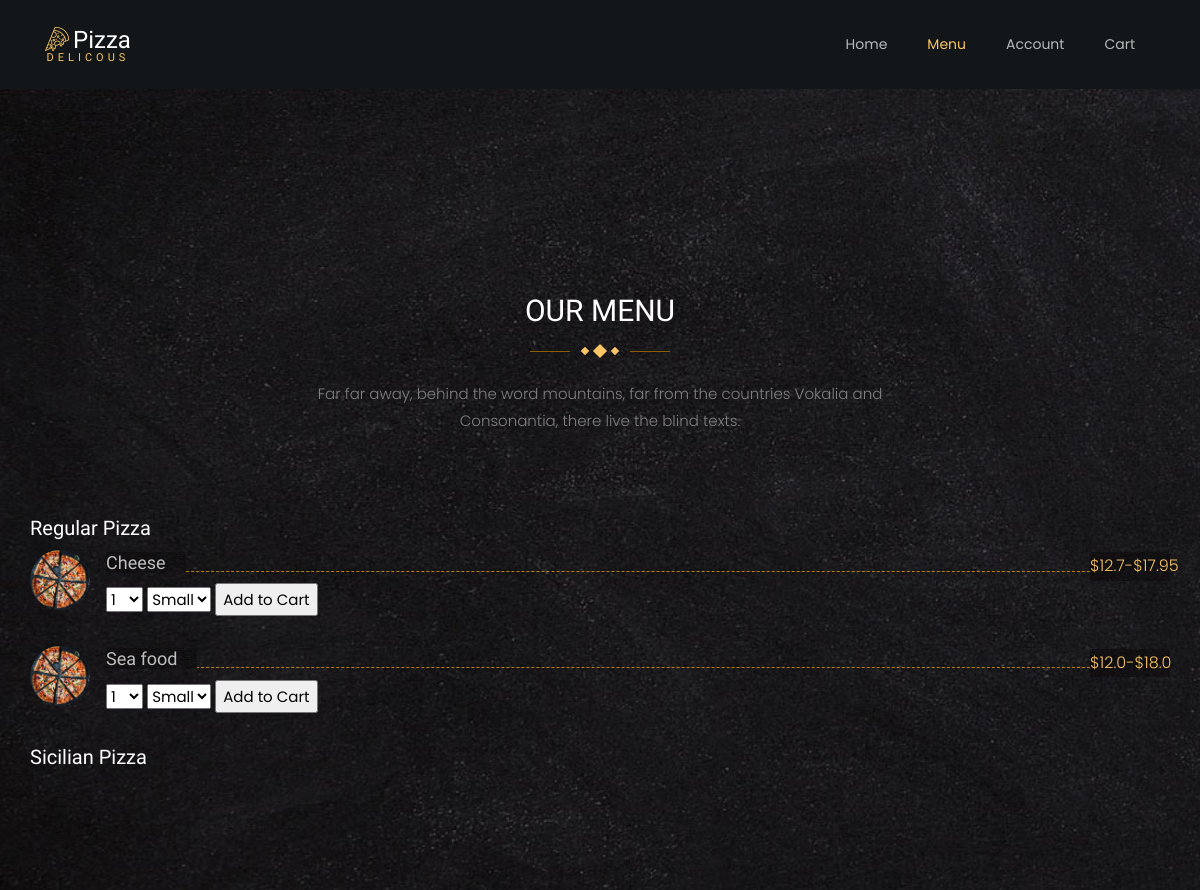
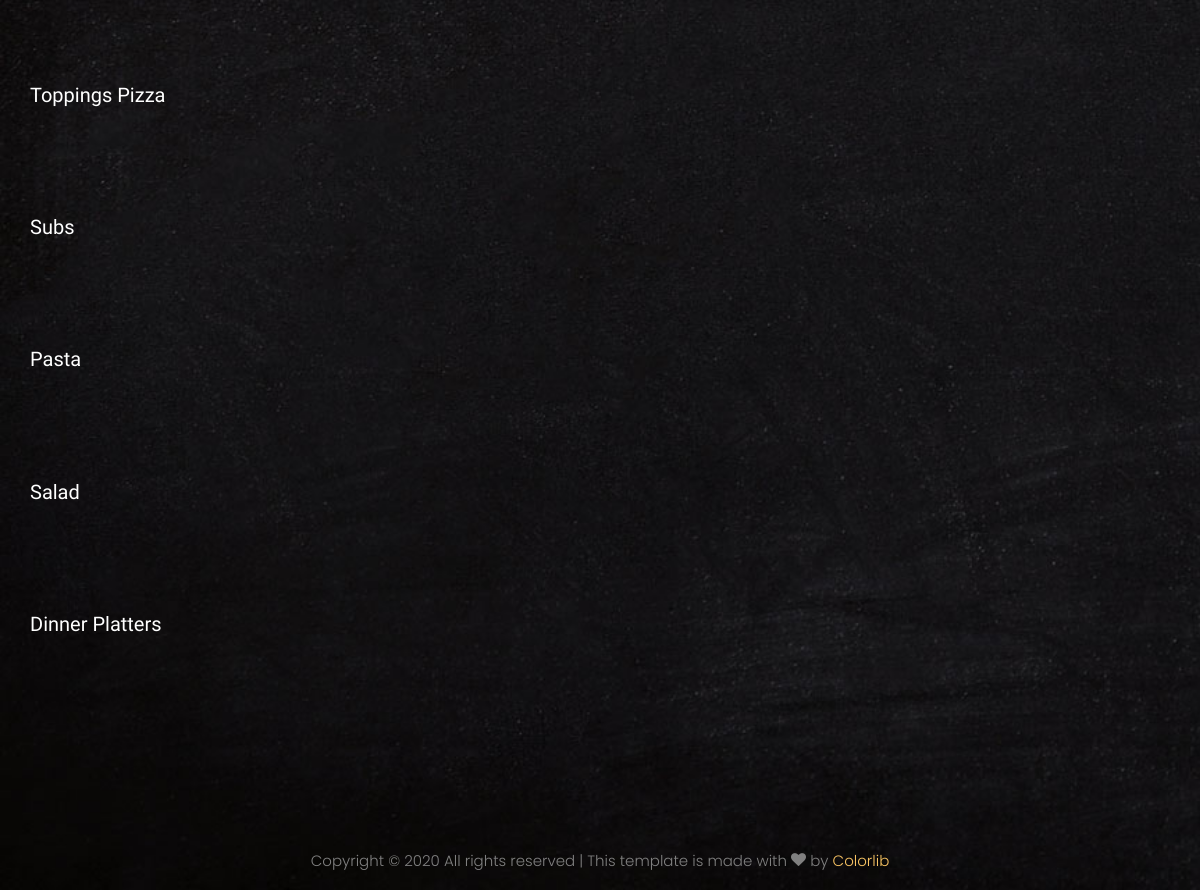
The page /menu on the database its author committed (2 pictures, top to bottom).
### orders/models.py (models this page shows, shortened)
class RegularPizza(models.Model):
    pizza_type = models.CharField(max_length=64,default="RegularPizza")
    name = models.CharField(max_length=64)
    small_price = models.FloatField()
    large_price = models.FloatField()

### orders/views.py (the view)
# urls.py: path("menu", views.menu, name="menu"),
def menu(request):
    context = {
        "username": request.user.username,
        "regular_pizza": RegularPizza.objects.all(),
        "sicilian_pizza": SicilianPizza.objects.all(),
        "toppings": Toppings.objects.all(),
        "subs": Subs.objects.all(),
        "salads": Salads.objects.all(),
        "pasta": Pasta.objects.all(),
        "dinner_platters": DinnerPlatters.objects.all(),
    }
    return render(request, 'theme/menu.html', context)

### orders/templates/theme/menu.html (shortened to what this page needs)
{% load static %}
<!DOCTYPE html>
<html lang="en">
  <head>
    <link rel="stylesheet" href="{% static 'css/open-iconic-bootstrap.min.css' %}">
    <link rel="stylesheet" href="{% static 'css/animate.css' %}">
    <link rel="stylesheet" href="{% static 'css/owl.carousel.min.css' %}">
    <link rel="stylesheet" href="{% static 'css/owl.theme.default.min.css' %}">
    <link rel="stylesheet" href="{% static 'css/magnific-popup.css' %}">
    <link rel="stylesheet" href="{% static 'css/aos.css' %}">
    <link rel="stylesheet" href="{% static 'css/ionicons.min.css' %}">
    <link rel="stylesheet" href="{% static 'css/bootstrap-datepicker.css' %}">
    <link rel="stylesheet" href="{% static 'css/jquery.timepicker.css' %}">
    <link rel="stylesheet" href="{% static 'css/flaticon.css' %}">
    <link rel="stylesheet" href="{% static 'css/icomoon.css' %}">
    <link rel="stylesheet" href="{% static 'css/style.css' %}">
  </head>
  <body>
  	<nav class="navbar navbar-expand-lg navbar-dark ftco_navbar bg-dark ftco-navbar-light" id="ftco-navbar">
	    <div class="container">
	      <a class="navbar-brand" href="index.html"><span class="flaticon-pizza-1 mr-1"></span>Pizza<br><small>Delicous</small></a>
	      <div class="collapse navbar-collapse" id="ftco-nav">
	        <ul class="navbar-nav ml-auto">
			  <li class="nav-item"><a href="{% url 'index' %}" class="nav-link">Home</a></li>
	          <li class="nav-item active"><a href="{% url 'menu' %}" class="nav-link">Menu</a></li>
            <li class="nav-item"><a href="{% url 'template_account' %}" class="nav-link">Account</a></li>
            <li class="nav-item"><a href="{% url 'cart' %}" class="nav-link">Cart</a></li>
	        </ul>
	      </div>
		  </div>
	  </nav>
	<section class="ftco-section">
		<div class="container">
    		<div class="row justify-content-center mb-5 pb-3 mt-5 pt-5">
			<div class="col-md-7 heading-section text-center ftco-animate">
				<h2 class="mb-4">Our Menu</h2>
				<p class="flip"><span class="deg1"></span><span class="deg2"></span><span class="deg3"></span></p>
				<p class="mt-5">Far far away, behind the word mountains, far from the countries Vokalia and Consonantia, there live the blind texts.</p>
			</div>
        </div>
        <div class="row">
				<h5>Regular Pizza</h5>
            	{% for pizza in regular_pizza %}
        		<div class="pricing-entry d-flex ftco-animate">
        			<div class="img" style="background-image: url(static/images/pizza-1.jpg);"></div>
        			<div class="desc pl-3">
	        			<div class="d-flex text align-items-center">
	        				<h3><span>{{pizza.name}}</span></h3>
	        				<span class="price">${{pizza.small_price}}-${{pizza.large_price}}</span>
	        			</div>
	        			<div class="d-block">
	        				<form action="{% url 'order' pizza.pizza_type pizza.name %}" method="POST">
								<select name="quantity">
									<option value="1">1</option>
								</select>
								<select name="size">
									<option value="Small">Small</option>
								</select>
								<input type="submit" value="Add to Cart">
							</form>
	        			</div>
        			</div>
				</div>
				{% endfor %}
				<h5>Sicilian Pizza</h5>
				<h5>Toppings Pizza</h5>
				<h5>Subs</h5>
				<h5>Pasta</h5>
				<h5>Salad</h5>
				<h5>Dinner Platters</h5>
        </div>
    </section>
	<div class="container">
		<div class="row">
			<div class="col-md-12 text-center">
				<p>
				Copyright &copy;
				All rights reserved | This template is made with
				<i class="icon-heart" aria-hidden="true"></i> by
				<a href="https://colorlib.com" target="_blank">Colorlib</a>
				</p>
			</div>
		</div>
	</div>
  </body>
</html>

### orders/static/css/icomoon.css (style rules this page uses)
[class^="icon-"], [class*=" icon-"] { font-family: 'icomoon' !important; speak: none; font-style: normal; font-weight: normal; font-variant: normal; text-transform: none; line-height: 1; -webkit-font-smoothing: antialiased; -moz-osx-font-smoothing: grayscale; }
.icon-heart:before { content: "\f004"; }

### rows shown on the page
RegularPizza: name "Cheese", small_price "12.7", large_price "17.95"
RegularPizza: name "Sea food", small_price "12.0", large_price "18.0"
